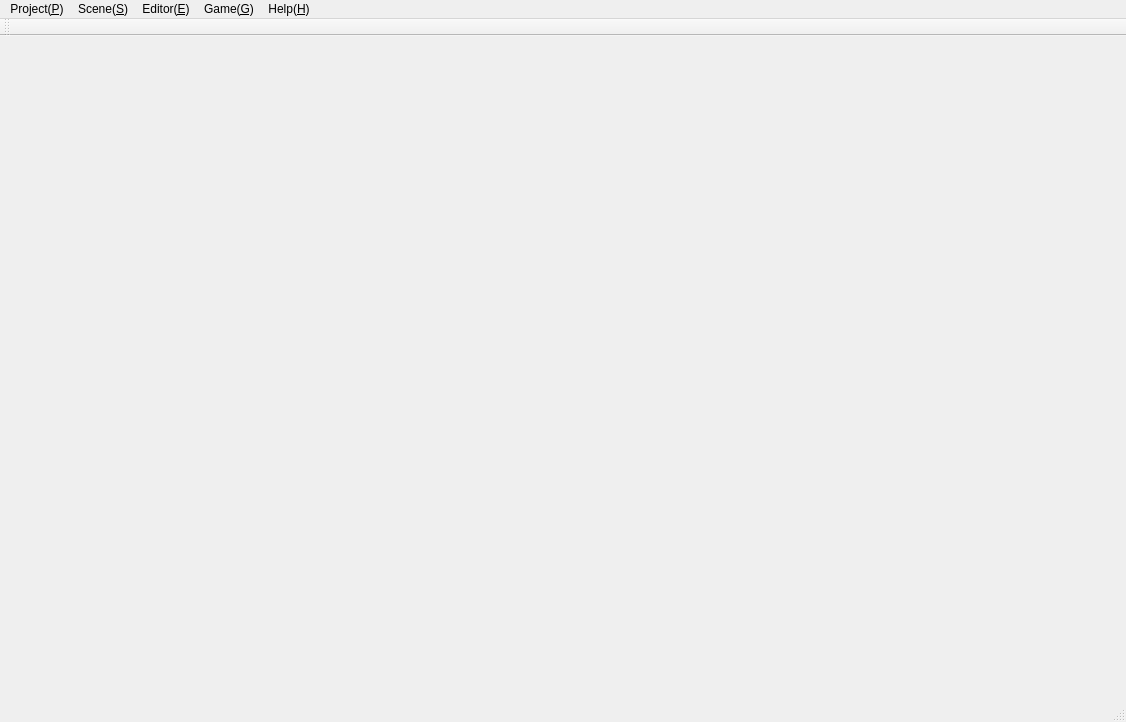
<?xml version="1.0" encoding="UTF-8"?>
<ui version="4.0">
 <class>MainWindow</class>
 <widget class="QMainWindow" name="MainWindow">
  <property name="geometry">
   <rect>
    <x>0</x>
    <y>0</y>
    <width>1126</width>
    <height>722</height>
   </rect>
  </property>
  <property name="windowTitle">
   <string>MainWindow</string>
  </property>
  <widget class="QWidget" name="centralwidget">
   <layout class="QVBoxLayout" name="verticalLayout">
    <property name="spacing">
     <number>0</number>
    </property>
    <property name="leftMargin">
     <number>0</number>
    </property>
    <property name="topMargin">
     <number>0</number>
    </property>
    <property name="rightMargin">
     <number>0</number>
    </property>
    <property name="bottomMargin">
     <number>0</number>
    </property>
   </layout>
  </widget>
  <widget class="QT_UI::QMenuBarEx" name="menubar">
   <property name="geometry">
    <rect>
     <x>0</x>
     <y>0</y>
     <width>1126</width>
     <height>23</height>
    </rect>
   </property>
   <widget class="QMenu" name="menuFile_F">
    <property name="title">
     <string>Project(&amp;P)</string>
    </property>
    <widget class="QMenu" name="m_menuRecents">
     <property name="title">
      <string>Recents</string>
     </property>
     <addaction name="m_actionEmptyProject"/>
    </widget>
    <widget class="QMenu" name="m_menuSettings">
     <property name="title">
      <string>Settings</string>
     </property>
     <addaction name="m_actionEmptyProject"/>
    </widget>
    <addaction name="m_actionNewProject"/>
    <addaction name="m_actionOpenProject"/>
    <addaction name="m_menuRecents"/>
    <addaction name="separator"/>
    <addaction name="m_menuSettings"/>
    <addaction name="separator"/>
    <addaction name="m_actionValiateData"/>
    <addaction name="separator"/>
    <addaction name="m_actionSaveProject"/>
    <addaction name="m_actionSaveAsProject"/>
    <addaction name="separator"/>
    <addaction name="m_actionBuild"/>
    <addaction name="separator"/>
    <addaction name="m_actionExitEditor"/>
   </widget>
   <widget class="QMenu" name="menuHelp_H">
    <property name="title">
     <string>Help(&amp;H)</string>
    </property>
    <addaction name="m_actionDocumentation"/>
    <addaction name="m_actionApi"/>
    <addaction name="separator"/>
    <addaction name="m_actionAbout"/>
   </widget>
   <widget class="QMenu" name="menuGame">
    <property name="title">
     <string>Game(&amp;G)</string>
    </property>
    <addaction name="m_actionPlayGame"/>
    <addaction name="m_actionStopGame"/>
   </widget>
   <widget class="QMenu" name="menuScene_S">
    <property name="title">
     <string>Scene(&amp;S)</string>
    </property>
    <addaction name="m_actionNewScene"/>
    <addaction name="separator"/>
    <addaction name="m_actionSaveScene"/>
    <addaction name="m_actionSaveAsScene"/>
    <addaction name="separator"/>
    <addaction name="m_actionUndo"/>
    <addaction name="m_actionRedo"/>
   </widget>
   <widget class="QMenu" name="menu_Editor">
    <property name="title">
     <string>Editor(&amp;E)</string>
    </property>
    <widget class="QMenu" name="menuTheme">
     <property name="title">
      <string>Theme</string>
     </property>
     <addaction name="separator"/>
     <addaction name="m_actionThemeDark"/>
     <addaction name="m_actionThemeChoose"/>
    </widget>
    <addaction name="menuTheme"/>
   </widget>
   <addaction name="menuFile_F"/>
   <addaction name="menuScene_S"/>
   <addaction name="menu_Editor"/>
   <addaction name="menuGame"/>
   <addaction name="menuHelp_H"/>
  </widget>
  <widget class="QStatusBar" name="statusbar"/>
  <widget class="QToolBar" name="m_toolBar">
   <property name="windowTitle">
    <string>ToolBar</string>
   </property>
   <property name="iconSize">
    <size>
     <width>24</width>
     <height>24</height>
    </size>
   </property>
   <attribute name="toolBarArea">
    <enum>TopToolBarArea</enum>
   </attribute>
   <attribute name="toolBarBreak">
    <bool>false</bool>
   </attribute>
  </widget>
  <action name="m_actionAbout">
   <property name="icon">
    <iconset resource="../../../Resource/App.qrc">
     <normaloff>:/icon/Icon/icon.png</normaloff>:/icon/Icon/icon.png</iconset>
   </property>
   <property name="text">
    <string>About Echo</string>
   </property>
  </action>
  <action name="m_actionSaveProject">
   <property name="icon">
    <iconset resource="../../../Resource/App.qrc">
     <normaloff>:/icon/Icon/project/save.png</normaloff>:/icon/Icon/project/save.png</iconset>
   </property>
   <property name="text">
    <string>Save</string>
   </property>
   <property name="shortcut">
    <string>Ctrl+S</string>
   </property>
  </action>
  <action name="m_actionPlayGame">
   <property name="icon">
    <iconset resource="../../../Resource/App.qrc">
     <normaloff>:/icon/Icon/game/play.png</normaloff>:/icon/Icon/game/play.png</iconset>
   </property>
   <property name="text">
    <string>Play</string>
   </property>
   <property name="shortcut">
    <string>F5</string>
   </property>
  </action>
  <action name="m_actionStopGame">
   <property name="icon">
    <iconset resource="../../../Resource/App.qrc">
     <normaloff>:/icon/Icon/game/stop.png</normaloff>:/icon/Icon/game/stop.png</iconset>
   </property>
   <property name="text">
    <string>Stop</string>
   </property>
   <property name="toolTip">
    <string>Stop</string>
   </property>
   <property name="shortcut">
    <string>Shift+F5</string>
   </property>
  </action>
  <action name="m_actionExitEditor">
   <property name="text">
    <string>Exit</string>
   </property>
  </action>
  <action name="m_actionNewScene">
   <property name="text">
    <string>New</string>
   </property>
   <property name="shortcut">
    <string>Alt+N</string>
   </property>
  </action>
  <action name="m_actionSaveAsScene">
   <property name="text">
    <string>Save As</string>
   </property>
  </action>
  <action name="m_actionSaveScene">
   <property name="text">
    <string>Save</string>
   </property>
   <property name="shortcut">
    <string>Alt+S</string>
   </property>
  </action>
  <action name="m_actionSaveAsProject">
   <property name="text">
    <string>Save As</string>
   </property>
  </action>
  <action name="m_actionNewProject">
   <property name="text">
    <string>New</string>
   </property>
   <property name="shortcut">
    <string>Ctrl+N</string>
   </property>
  </action>
  <action name="m_actionOpenProject">
   <property name="text">
    <string>Open</string>
   </property>
   <property name="shortcut">
    <string>Ctrl+O</string>
   </property>
  </action>
  <action name="m_actionEmptyProject">
   <property name="text">
    <string>Empty Project</string>
   </property>
  </action>
  <action name="m_actionApi">
   <property name="text">
    <string>API Reference</string>
   </property>
   <property name="shortcut">
    <string>F1</string>
   </property>
  </action>
  <action name="m_actionValiateData">
   <property name="text">
    <string>Valiate Data ...</string>
   </property>
  </action>
  <action name="m_actionDocumentation">
   <property name="text">
    <string>Documentation</string>
   </property>
  </action>
  <action name="m_actionThemeDark">
   <property name="text">
    <string>Dark</string>
   </property>
   <property name="toolTip">
    <string>Dark Theme</string>
   </property>
  </action>
  <action name="m_actionThemeChoose">
   <property name="text">
    <string>Choose...</string>
   </property>
  </action>
  <action name="m_actionBuild">
   <property name="text">
    <string>Build</string>
   </property>
  </action>
  <action name="m_actionUndo">
   <property name="text">
    <string>Undo</string>
   </property>
   <property name="shortcut">
    <string>Ctrl+Z</string>
   </property>
  </action>
  <action name="m_actionRedo">
   <property name="text">
    <string>Redo</string>
   </property>
   <property name="shortcut">
    <string>Ctrl+Y</string>
   </property>
  </action>
  <action name="m_actionEditorCameraSettings">
   <property name="icon">
    <iconset resource="../../../Resource/App.qrc">
     <normaloff>:/icon/Icon/action/camera.png</normaloff>:/icon/Icon/action/camera.png</iconset>
   </property>
   <property name="text">
    <string>Editor Camera Settings</string>
   </property>
  </action>
 </widget>
 <customwidgets>
  <customwidget>
   <class>QT_UI::QMenuBarEx</class>
   <extends>QMenuBar</extends>
   <header>QMenuBarEx.h</header>
  </customwidget>
 </customwidgets>
 <resources>
  <include location="../../../Resource/App.qrc"/>
 </resources>
 <connections/>
</ui>
